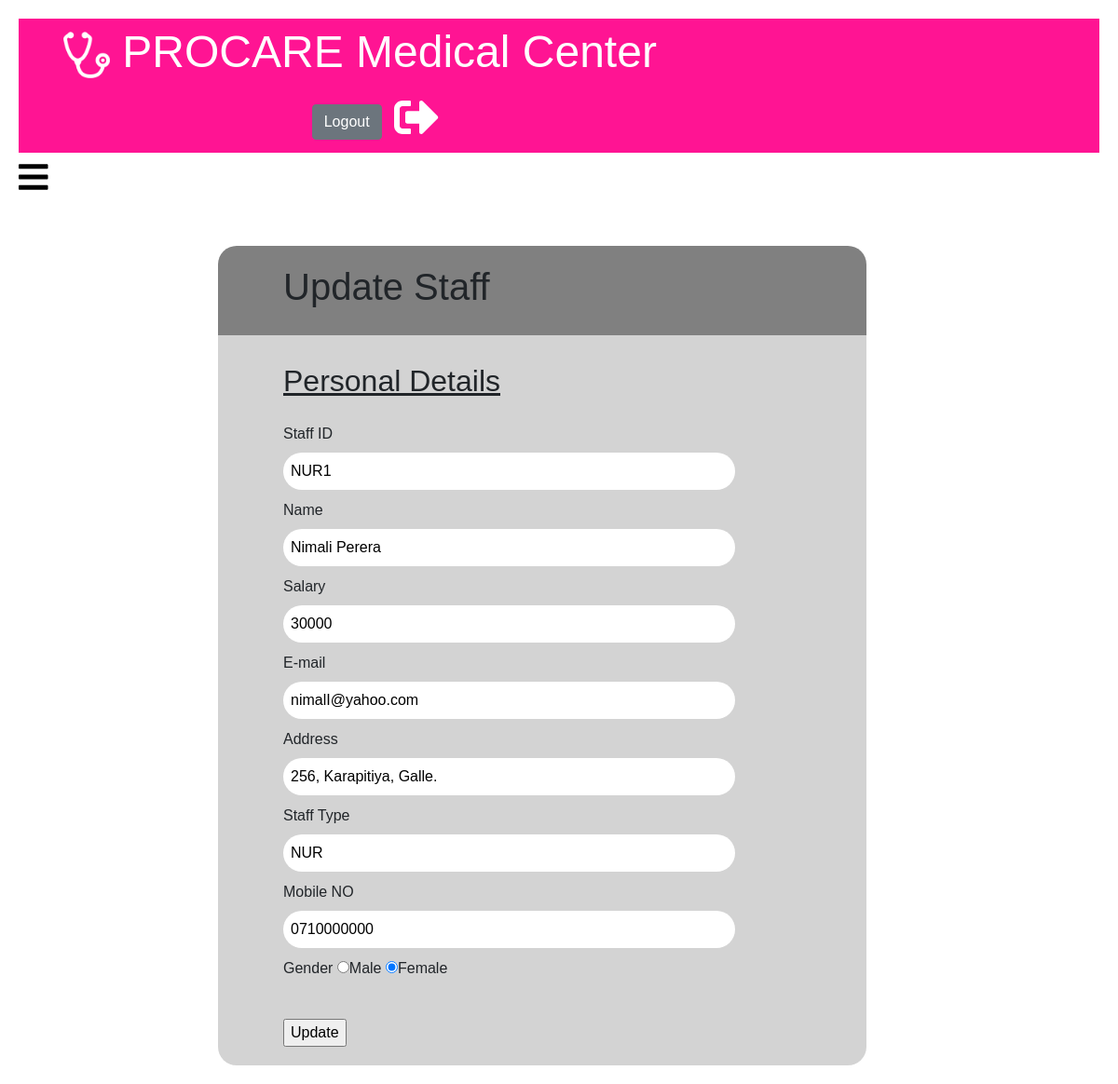
The page /updatestaff.php?id=NUR1 on the database its author committed.
### tables this page shows
CREATE TABLE IF NOT EXISTS `staff` (
  `staff_id` varchar(10) NOT NULL,
  `password` varchar(20) NOT NULL,
  `name` varchar(50) NOT NULL,
  `salary` varchar(10) NOT NULL,
  `email` varchar(50) NOT NULL,
  `address` varchar(100) NOT NULL,
  `staff_type` varchar(3) NOT NULL,
  `mobile_no` varchar(10) NOT NULL,
  `gender` varchar(7) NOT NULL,
  PRIMARY KEY (`staff_id`)
);

### updatestaff.php (the view, shortened to what this page needs)
<?php
    include "config.php";
if(isset($_GET['id'])){
    $user_id = $_GET['id'];
    $sql = "Select * from staff where staff_id ='$user_id'";
    $result = $conn->query($sql);
    if($row = $result->fetch_assoc()){
        $id = $row['staff_id'];
       $name = $row['name'];
       $salary = $row['salary'];
       $email = $row['email'];
       $address = $row['address'];
       $type = $row['staff_type'];
       $mobile = $row['mobile_no'];
       $gender = $row['gender'];
    }
}
?>
<!DOCTYPE html>
<html>
<head>
 <link rel="stylesheet" href="css/bootstrap.css">
    <link rel="stylesheet" href="index.css">
    <link rel="stylesheet" type="text/css" href="procare-STYLES1.css">
</head>
<body>
  <div id="content">
      <div class="header">
     <img src="Logo.png" width="50" height="50">   PROCARE Medical Center
           &nbsp;&nbsp;&nbsp;&nbsp;&nbsp;&nbsp;&nbsp;&nbsp;&nbsp;&nbsp;&nbsp;&nbsp;&nbsp;&nbsp;&nbsp;&nbsp;&nbsp;&nbsp;&nbsp;&nbsp;&nbsp;&nbsp;&nbsp; &nbsp;&nbsp;&nbsp;&nbsp;&nbsp;&nbsp;&nbsp;&nbsp;&nbsp;&nbsp;&nbsp;&nbsp;&nbsp;&nbsp;&nbsp;&nbsp;&nbsp;&nbsp;&nbsp;
          <a href="logout.php">    <button type="button" class="btn btn-secondary" >Logout</button></a>
                <i class="fas fa-sign-out-alt"></i>
        </div>
      <span class="slide">
      <a href="#" onclick="openSlideMenu()">
        <i class="fas fa-bars"></i>
      </a>
    </span>
    <div class="commonClass" style="background-color: gray; margin: auto;border-top-right-radius: 20px;
    border-top-left-radius:20px;float:right; margin-right:250px;margin-top:100px;padding:20px;
">
                <header>
                    <h1 style="padding-left: 50px;">Update Staff</h1>
                </header>
            </div>
        <div class="commonClass" style="background-color:lightgray;border-bottom-right-radius: 20px;
    border-bottom-left-radius:20px;float:right; margin-right:250px;padding:20px;
">
            <form name="myForm" onsubmit="return validation()" method="POST">
              <div class="innerDiv">
             <label for=""><u><h2>Personal Details</h2></u></label><br>
                </div>
                 <div class="innerDiv">
                <label for="name">Staff ID</label><br>
                <input type="text" name="id" value="<?php echo $id; ?>" >
            </div>
            <div class="innerDiv">
                <label for="name">Name</label><br>
                <input type="text" name="name" value="<?php echo $name; ?>">
            </div>
            <div class="innerDiv">
                <label for="dob">Salary</label><br>
                <input type="text" name="salary" value="<?php echo $salary; ?>">
            </div>
            <div class="innerDiv">
                <label for="fullname">E-mail</label><br>
                <input type="text"  name="email" value="<?php echo $email; ?>">
            </div>
            <div class="innerDiv">
                <label for="fullname">Address</label><br>
                <input type="text"  name="address" value="<?php echo $address; ?>">
            </div>
            <div class="innerDiv">
                <label for="fullname">Staff Type</label><br>
                <input type="text"  name="type" value="<?php echo $type; ?>">
            </div>
            <div class="innerDiv">
                <label for="fullname">Mobile NO</label><br>
                <input type="text"  name="mobile" value="<?php echo $mobile; ?>">
            </div>
            <div class="innerDiv">
                <label>Gender</label>
                <input type="radio" name="gender" value="Male" <?php if($gender == 'Male'){echo "checked";} ?>>Male
                <input type="radio" name="gender" value="Female" <?php if($gender == 'Female'){echo "checked";} ?>>Female
            </div>
<br>
             <div class="innerDiv">
                 <input type="submit" name="submit" value="Update">
            </div>
            </form>
        </div>
  </div>
</body>
</html>

### index.css (style rules this page uses)
.header { text-align: left; background-color: deeppink; color: white; font-size:300%; padding-left: 1em; padding-right: 1em; }
body { font-family: 'Alegreya Sans', sans-serif; overflow-x: hidden; padding left: 1em; }
.slide a { color: #000; font-size: 36px; }
#content { padding: 20px; transition: margin-left 0.7s; overflow: hidden; width: 100%; }

### procare-STYLES1.css (style rules this page uses)
.commonClass { width: 60%; margin: auto; overflow: hidden; }
body { font-family: sans-serif; }
.innerDiv { padding-top: 10px; margin-left: 50px; }
input[type=text],[type=date],[type=email],textarea { padding: 8px; width: 80%; border-radius: 20px; border: none; }

### rows shown on the page
staff: id "NUR1", name "Nimali Perera", salary "30000", email "nimalI@yahoo.com", address "256, Karapitiya, Galle.", type "NUR", mobile "0710000000", gender "☑"
